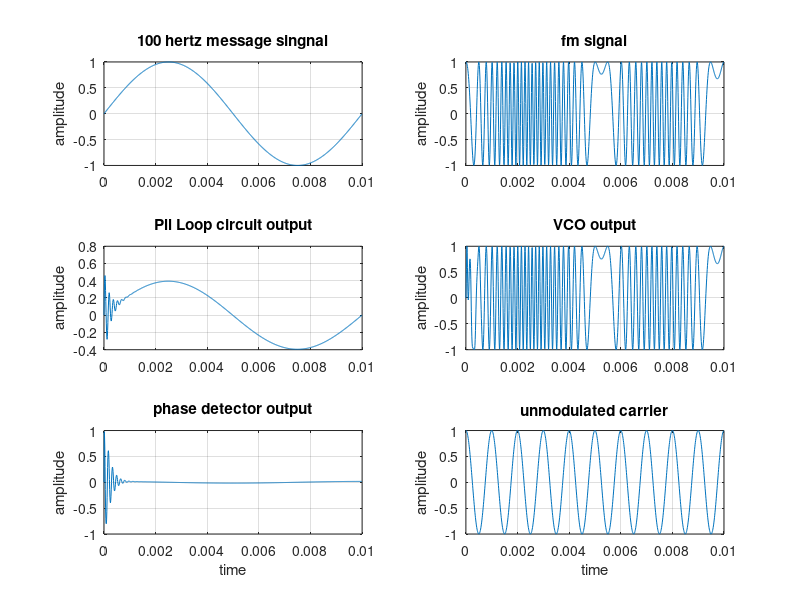

Here is the MATLAB script that generated this plot:
clear all;
close all;
f=1000;
fs=100000;
N=5000;
ts=1/fs;
t=(0:ts:(N*ts)-ts);
f1=100;
m=sin(2*pi*f1*t);
kf=0.0628;
s=exp(j*(2*pi*f*t+2*pi*kf*cumsum(m)));
s1=exp(j*(2*pi*f*t));
phi_hat(1)=30;
e(1)=0;
phd_output(1)=0;
vco(1)=0;
kp=0.15;
ki=0.1;
for n=2:length(s)
    vco(n)=conj(exp(j*(2*pi*n*f/fs+phi_hat(n-1))));
    phd_output(n)=imag(s(n)*vco(n));
    e(n)=e(n-1)+(kp+ki)*phd_output(n)-ki*phd_output(n-1);
    phi_hat(n)=phi_hat(n-1)+e(n);
end;
startplot=1;
endplot=1000;
figure(1);
subplot(3,2,1);
plot(t(startplot:endplot),m(startplot:endplot));
title('100 hertz message singnal');
ylabel('amplitude');
grid on;
figure(1);
subplot(3,2,2);
plot(t(startplot:endplot),real(s(startplot:endplot)));
title('fm signal');
ylabel('amplitude');
grid on;
figure(1);
subplot(3,2,3);
plot(t(startplot:endplot),e(startplot:endplot));
title('Pll Loop circuit output');
ylabel('amplitude');
grid on;
subplot(3,2,4);
plot(t(startplot:endplot),real(vco(startplot:endplot)));
title('VCO output');
ylabel('amplitude');
grid on;
subplot(3,2,5);
plot(t(startplot:endplot),phd_output(startplot:endplot));
title('phase detector output');
ylabel('amplitude');
xlabel('time')
grid on;
subplot(3,2,6);
plot(t(startplot:endplot),real(s1(startplot:endplot)));
title('unmodulated carrier');
ylabel('amplitude');
xlabel('time');
grid on;